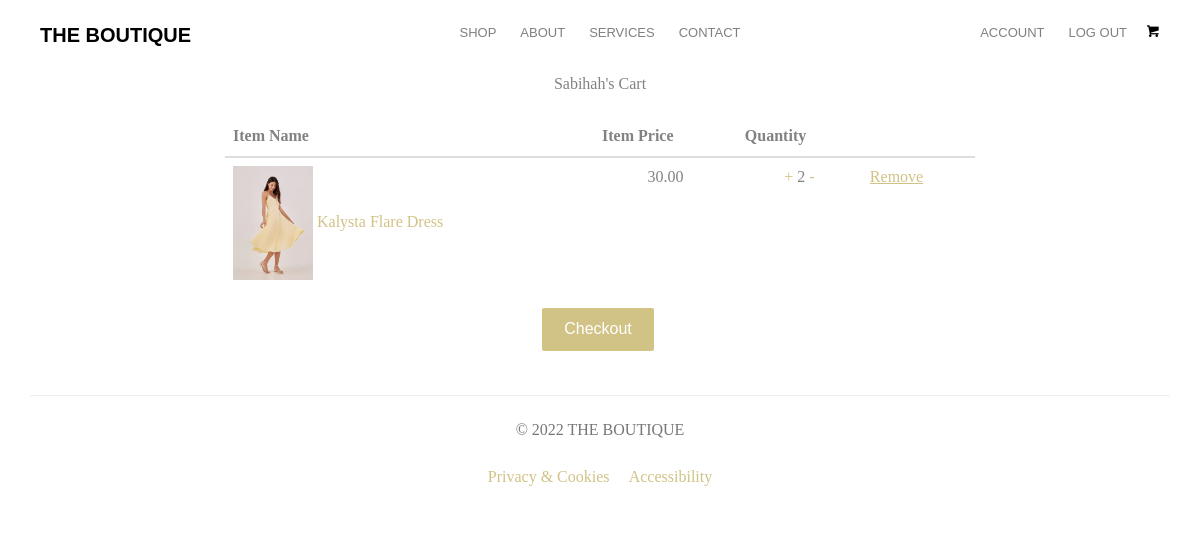
Page /cart (signed in) on the committed database.
### ecommercesite/database.py (models this page shows, shortened)
class User(db.Model, UserMixin):
    __tablename__ = 'user'
    id = db.Column(db.Integer, primary_key=True)
    type = db.Column(db.String(20))
    first_name = db.Column(db.String(30), nullable=False)
    last_name = db.Column(db.String(30), nullable=False)
    username = db.Column(db.String(30), nullable=False, unique=True)
    email = db.Column(db.String(100), nullable=False, unique=True)
    password = db.Column(db.String(60), nullable=False)
    role = db.Column(db.String(10), nullable=False, default='user')
    image_file = db.Column(db.String(20), nullable=False, default='defaultpfp.jpg')
    __mapper_args__ = {
        'polymorphic_on':type,
        'polymorphic_identity':'user'
    }

class Users(User):
    cart = db.relationship('Items_In_Cart', backref='cart_user', lazy=True)
    review = db.relationship('Review', backref='author', lazy=True)
    product_bought = db.relationship('Product_Bought', backref='product_id_bought', lazy=True)
    __mapper_args__ = {
        'polymorphic_identity':'users'
    }

class Items_In_Cart(db.Model):
    __tablename__ = 'items_in_cart'
    id = db.Column(db.Integer, primary_key=True)
    image_1 = db.Column(db.String(150), nullable=False, default='product-single-1.jpg')
    name = db.Column(db.String(80), nullable=False)
    price = db.Column(db.Numeric(10,2), nullable=False)
    quantity = db.Column(db.Integer, nullable=False, default='1')
    product_id = db.Column(db.Integer, nullable=False)
    user_id = db.Column(db.Integer, db.ForeignKey('user.id'), nullable=False)

### ecommercesite/routes.py (the view)
@app.route('/cart', methods=['GET', 'POST'])
@login_required
def cart():
    cart_items = Items_In_Cart.query.filter_by(user_id=current_user.id).all()
    items = 0
    for item in cart_items:
        items += 1
    return render_template('cart.html', title='Shopping Cart', current_user=current_user, cart_items=cart_items, items=items)

### ecommercesite/database.py (called while the page is built)
@login_manager.user_loader
def load_user(user_id):
    return User.query.get(int(user_id))

### ecommercesite/templates/cart.html
{% extends 'layout.html' %}
{% block content %}
<div>
    <p class='text-center'>{{ current_user.username }}'s Cart</p>
</div>
<div class="page-wrapper">
  <div class="cart shopping">
    <div class="container">
      <div class="row">
        <div class="col-md-8 col-md-offset-2">
          <div class="block">
            <div class="product-list">
              <form method="post">
                <table class="table">
                  <thead>
                    <tr>
                      <th class="">Item Name</th>
                      <th class="">Item Price</th>
                      <th class="">Quantity</th>
                      <th class=""></th>
                    </tr>
                  </thead>
                  <tbody>
                    {% for product in cart_items %}
                    <tr class="">
                      <td class="">
                        <div class="product-info">
                          <img width="80" src="{{url_for('static', filename='product_pics/' + product.image_1)}}" alt="" />
                          <a href="{{ url_for('product_details', id=product.product_id) }}">{{ product.name }}</a>
                        </div>
                      </td>
                      <td class="text-center">{{ product.price }}</td>
                      <td class="text-center col-md-2">
                        <a href="{{ url_for('add_quantity', id=product.id) }}">+</a> {{ product.quantity }} <a href="{{ url_for('min_quantity', id=product.id) }}">-</a>
                      </td>
                      <td class="">
                        <a class="product-remove text-center" style="text-decoration: underline" href="{{ url_for('delete_cart', id=product.id)}}">Remove</a>
                      </td>
                    </tr>
                    {% endfor %}
                  </tbody>
                </table>
              </form>
            </div>
          </div>
        </div>
      </div>
    </div>
  </div>
</div>
{% if cart_items %}
<div class="container text-center">
  <p>
    <a class="btn btn-primary" href="{{ url_for('checkout_details')}}">Checkout</a>
  </p>
</div>
{% else %}
<div class="container text-center">
  <p>
    Add items to your cart to checkout!
  </p>
</div>
{% endif %}
{% endblock %}

### ecommercesite/static/style.css (style rules this page uses)
body { font-family: "Playfair Display", serif; font-weight: 400; font-size: 16px; line-height: 1.7; color: #828282; background: #fff; }
a { color: #d1c286; -webkit-transition: 0.5s; -o-transition: 0.5s; transition: 0.5s; }
p { margin-bottom: 20px; }
.btn { margin-right: 4px; margin-bottom: 4px; font-family: "Montserrat", Arial, sans-serif; font-size: 16px; font-weight: 400; -webkit-border-radius: 2px; -moz-border-radius: 2px; -ms-border-radius: 2px; border-radius: 2px; -webkit-transition: 0.5s; -o-transition: 0.5s; transition: 0.5s; padding: 8px 20px; }
.btn-primary { background: #d1c286; color: #fff; border: 2px solid #d1c286; }

### rows in the picture
Users: username "Sabihah"
Items_In_Cart: image_1 (picture), name "Kalysta Flare Dress", price "30.00", quantity "2"
